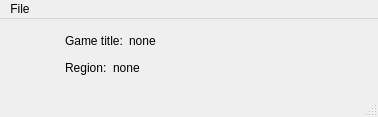
<?xml version="1.0" encoding="UTF-8"?>
<ui version="4.0">
 <class>MainWindowClass</class>
 <widget class="QMainWindow" name="MainWindowClass">
  <property name="geometry">
   <rect>
    <x>0</x>
    <y>0</y>
    <width>378</width>
    <height>117</height>
   </rect>
  </property>
  <property name="windowTitle">
   <string>WiiRegionCheck 0.1</string>
  </property>
  <property name="windowIcon">
   <iconset>
    <normaloff>:/newPrefix/images/dvdrom.png</normaloff>:/newPrefix/images/dvdrom.png</iconset>
  </property>
  <widget class="QWidget" name="centralWidget">
   <layout class="QGridLayout" name="gridLayout">
    <item row="0" column="0">
     <layout class="QHBoxLayout" name="horizontalLayout_3">
      <item>
       <widget class="QLabel" name="label">
        <property name="minimumSize">
         <size>
          <width>48</width>
          <height>48</height>
         </size>
        </property>
        <property name="maximumSize">
         <size>
          <width>48</width>
          <height>48</height>
         </size>
        </property>
        <property name="text">
         <string/>
        </property>
        <property name="pixmap">
         <pixmap>:/icons/icons/wiiregioncheck48.png</pixmap>
        </property>
        <property name="alignment">
         <set>Qt::AlignCenter</set>
        </property>
       </widget>
      </item>
      <item>
       <layout class="QVBoxLayout" name="verticalLayout">
        <item>
         <layout class="QHBoxLayout" name="horizontalLayout">
          <item>
           <widget class="QLabel" name="label_2">
            <property name="sizePolicy">
             <sizepolicy hsizetype="Maximum" vsizetype="Preferred">
              <horstretch>0</horstretch>
              <verstretch>0</verstretch>
             </sizepolicy>
            </property>
            <property name="text">
             <string>Game title:</string>
            </property>
           </widget>
          </item>
          <item>
           <widget class="QLabel" name="gameTitle">
            <property name="text">
             <string>none</string>
            </property>
           </widget>
          </item>
         </layout>
        </item>
        <item>
         <layout class="QHBoxLayout" name="horizontalLayout_2">
          <item>
           <widget class="QLabel" name="label_4">
            <property name="sizePolicy">
             <sizepolicy hsizetype="Maximum" vsizetype="Preferred">
              <horstretch>0</horstretch>
              <verstretch>0</verstretch>
             </sizepolicy>
            </property>
            <property name="text">
             <string>Region:</string>
            </property>
           </widget>
          </item>
          <item>
           <widget class="QLabel" name="labelRegion">
            <property name="text">
             <string>none</string>
            </property>
           </widget>
          </item>
         </layout>
        </item>
       </layout>
      </item>
     </layout>
    </item>
    <item row="1" column="0">
     <spacer name="verticalSpacer">
      <property name="orientation">
       <enum>Qt::Vertical</enum>
      </property>
      <property name="sizeHint" stdset="0">
       <size>
        <width>20</width>
        <height>40</height>
       </size>
      </property>
     </spacer>
    </item>
   </layout>
  </widget>
  <widget class="QMenuBar" name="menuBar">
   <property name="geometry">
    <rect>
     <x>0</x>
     <y>0</y>
     <width>378</width>
     <height>24</height>
    </rect>
   </property>
   <widget class="QMenu" name="menuFile">
    <property name="title">
     <string>File</string>
    </property>
    <addaction name="actionLoad"/>
    <addaction name="actionExit"/>
   </widget>
   <addaction name="menuFile"/>
  </widget>
  <widget class="QStatusBar" name="statusBar"/>
  <action name="actionExit">
   <property name="icon">
    <iconset>
     <normaloff>:/icons/icons/form/cancel.png</normaloff>:/icons/icons/form/cancel.png</iconset>
   </property>
   <property name="text">
    <string>Exit</string>
   </property>
  </action>
  <action name="actionLoad">
   <property name="icon">
    <iconset>
     <normaloff>:/icons/icons/form/open.png</normaloff>:/icons/icons/form/open.png</iconset>
   </property>
   <property name="text">
    <string>Load</string>
   </property>
  </action>
 </widget>
 <layoutdefault spacing="6" margin="11"/>
 <resources/>
 <connections/>
</ui>
